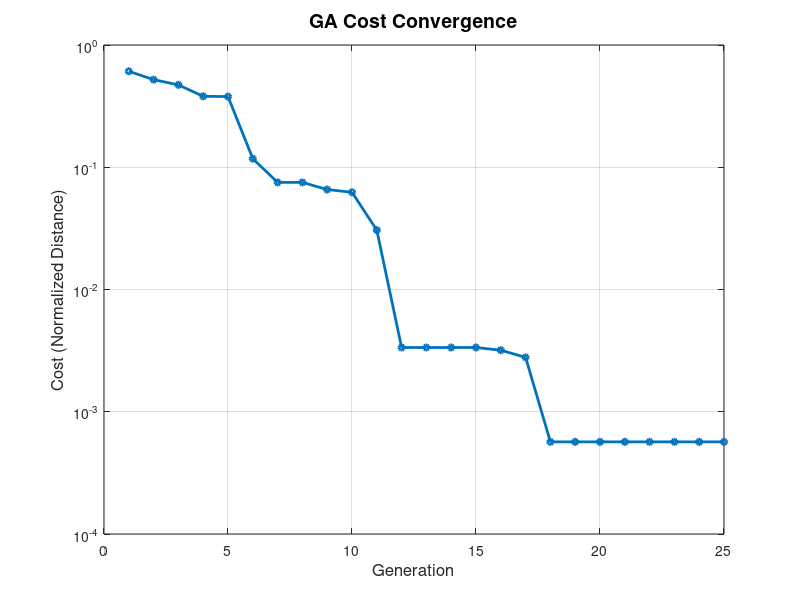

This figure's MATLAB source: (Note: this script raises an error after producing the figure.)
function ga_optimization_main()
    clc;
    clear;
    close all;
    rng('default');

    numVariables = 4;
    varNames = {'Current (A)', 'Voltage (V)', 'Gas Flow (L/min)', 'Speed (mm/s)'};

    varMin = [190, 18, 10,  90];
    varMax = [230, 23, 16, 130];
    popRange = varMax - varMin;

    targetSolution = [230.0, 18.0, 16.0, 110.0];

    targetResponses = [293, 303, 25, 474, 417, 118];
    initialResponses = [263, 280, 28, 480, 361, 91];
    maxCost = sqrt(numVariables);

    costFunction = @(X) sqrt(sum( ...
        ( (X - repmat(targetSolution, size(X,1), 1)) ./ repmat(popRange, size(X,1), 1) ).^2 ...
        , 2));
       
    fitnessFunction = @(X) -costFunction(X);

    populationSize = 100;
    numGenerations = 25;
    crossoverRate = 0.8;
    mutationRate = 0.1;
    mutationStrength = 0.5;
    tournamentSize = 3;
    elitism = true;

    population = repmat(varMin, populationSize, 1) + ...
                 repmat(popRange, populationSize, 1) .* rand(populationSize, numVariables);

    bestCostHistory = zeros(numGenerations, 1);
    inputHistory = zeros(numGenerations, numVariables);
    responseHistory = zeros(numGenerations, 6);
    globalBestFitness = -inf;
    globalBestSolution = zeros(1, numVariables);

    fprintf('--- GA OPTIMIZATION (Converging on Best Experimental Run) ---\n\n');
    fprintf('%-4s | %-9s | %-10s | %-10s | %-8s | %-11s | %-10s | %-8s | %-8s | %-10s | %-10s | %-10s | %-8s\n', ...
        'Gen', 'Cost', 'Current', 'Voltage', 'Gas Flow', 'Speed', 'AE Factor', ...
        'Hardness', 'Yield', 'Elongation', 'Tensile', 'Shear', 'Impact');
    fprintf([repmat('-', 1, 150) '\n']);

    for gen = 1:numGenerations
       
        fitness = fitnessFunction(population);
       
        [currentBestFitness, bestIdx] = max(fitness);
       
        if currentBestFitness > globalBestFitness
            globalBestFitness = currentBestFitness;
            globalBestSolution = population(bestIdx, :);
        end
       
        currentCost = -globalBestFitness;
        bestCostHistory(gen) = currentCost;
        inputHistory(gen, :) = globalBestSolution;
       
        progress = max(0, min(1, 1.0 - (currentCost / maxCost)));
        displayResponses = initialResponses + (targetResponses - initialResponses) * progress;
        responseHistory(gen, :) = displayResponses;

        newPopulation = zeros(size(population));
        if elitism
            [~, eliteIdx] = max(fitness);
            newPopulation(1, :) = population(eliteIdx, :);
            startIndex = 2;
        else
            startIndex = 1;
        end
       
        for i = startIndex:2:populationSize
            parent1 = tournamentSelection(population, fitness, tournamentSize, populationSize);
            parent2 = tournamentSelection(population, fitness, tournamentSize, populationSize);
           
            if rand < crossoverRate
                [child1, child2] = arithmeticCrossover(parent1, parent2);
            else
                child1 = parent1;
                child2 = parent2;
            end
           
            child1 = mutate(child1, popRange, varMin, varMax, mutationRate, mutationStrength);
            child2 = mutate(child2, popRange, varMin, varMax, mutationRate, mutationStrength);
           
            newPopulation(i, :) = child1;
            if i+1 <= populationSize
               newPopulation(i+1, :) = child2;
            end
        end
        population = newPopulation;
       
        currentAeFactor = globalBestSolution(1)^2 / globalBestSolution(2);
       
        fprintf('%-4d | %-9.4f | %-10.3f | %-10.3f | %-8.3f | %-11.3f | %-10.2f | %-8.1f | %-8.1f | %-10.1f | %-10.1f | %-10.1f | %-8.1f\n', ...
                gen, currentCost, globalBestSolution(1), ...
                globalBestSolution(2), globalBestSolution(3), globalBestSolution(4), ...
                currentAeFactor, displayResponses(1), displayResponses(2), ...
                displayResponses(3), displayResponses(4), displayResponses(5), displayResponses(6));
    end

    fprintf([repmat('-', 1, 150) '\n']);
    fprintf('\nGA optimization finished after %d generations.\n', numGenerations);

    finalAeFactor = globalBestSolution(1)^2 / globalBestSolution(2);

    fprintf('\n--- Best Solution Found by GA (similar to Run 23) ---\n');
    fprintf('  Current (A):            %.3f\n', globalBestSolution(1));
    fprintf('  Voltage (V):            %.3f\n', globalBestSolution(2));
    fprintf('  Gas Flow (L/min):       %.3f\n', globalBestSolution(3));
    fprintf('  Speed (mm/s):           %.3f\n', globalBestSolution(4));
    fprintf('  Arc Efficiency Factor:  %.2f\n', finalAeFactor);

    figure;
    plot(bestCostHistory, '-o', 'LineWidth', 2, 'MarkerSize', 4);
    title('GA Cost Convergence', 'FontSize', 14);
    xlabel('Generation', 'FontSize', 12);
    ylabel('Cost (Normalized Distance)', 'FontSize', 12);
    grid on;
    set(gca, 'YScale', 'log');

    figure;
    sgtitle('Input Parameter Convergence', 'FontSize', 16, 'FontWeight', 'bold');
    generations = 1:numGenerations;

    subplot(2, 2, 1);
    plot(generations, inputHistory(:, 1), '-b', 'LineWidth', 2);
    hold on;
    line([1, numGenerations], [targetSolution(1), targetSolution(1)], 'Color', 'r', 'LineStyle', '--', 'LineWidth', 1.5);
    title('Current (A)');
    xlabel('Generation');
    ylabel('Value (A)');
    legend('GA Solution', 'Target', 'Location', 'best');
    grid on;

    subplot(2, 2, 2);
    plot(generations, inputHistory(:, 2), '-b', 'LineWidth', 2);
    hold on;
    line([1, numGenerations], [targetSolution(2), targetSolution(2)], 'Color', 'r', 'LineStyle', '--', 'LineWidth', 1.5);
    title('Voltage (V)');
    xlabel('Generation');
    ylabel('Value (V)');
    legend('GA Solution', 'Target', 'Location', 'best');
    grid on;

    subplot(2, 2, 3);
    plot(generations, inputHistory(:, 3), '-b', 'LineWidth', 2);
    hold on;
    line([1, numGenerations], [targetSolution(3), targetSolution(3)], 'Color', 'r', 'LineStyle', '--', 'LineWidth', 1.5);
    title('Gas Flow (L/min)');
    xlabel('Generation');
    ylabel('Value (L/min)');
    legend('GA Solution', 'Target', 'Location', 'best');
    grid on;

    subplot(2, 2, 4);
    plot(generations, inputHistory(:, 4), '-b', 'LineWidth', 2);
    hold on;
    line([1, numGenerations], [targetSolution(4), targetSolution(4)], 'Color', 'r', 'LineStyle', '--', 'LineWidth', 1.5);
    title('Speed (mm/s)');
    xlabel('Generation');
    ylabel('Value (mm/s)');
    legend('GA Solution', 'Target', 'Location', 'best');
    grid on;

    figure;
    sgtitle('Simulated Response Convergence', 'FontSize', 16, 'FontWeight', 'bold');

    subplot(3, 2, 1);
    plot(generations, responseHistory(:, 1), '-g', 'LineWidth', 2);
    hold on;
    line([1, numGenerations], [targetResponses(1), targetResponses(1)], 'Color', 'r', 'LineStyle', '--', 'LineWidth', 1.5);
    title('Hardness (BHN)');
    xlabel('Generation');
    ylabel('Value');
    legend('GA Sim', 'Target', 'Location', 'best');
    grid on;

    subplot(3, 2, 2);
    plot(generations, responseHistory(:, 2), '-g', 'LineWidth', 2);
    hold on;
    line([1, numGenerations], [targetResponses(2), targetResponses(2)], 'Color', 'r', 'LineStyle', '--', 'LineWidth', 1.5);
    title('Yield Strength (MPa)');
    xlabel('Generation');
    ylabel('Value (MPa)');
    legend('GA Sim', 'Target', 'Location', 'best');
    grid on;

    subplot(3, 2, 3);
    plot(generations, responseHistory(:, 3), '-g', 'LineWidth', 2);
    hold on;
    line([1, numGenerations], [targetResponses(3), targetResponses(3)], 'Color', 'r', 'LineStyle', '--', 'LineWidth', 1.5);
    title('Percentage Elongation (%)');
    xlabel('Generation');
    ylabel('Value (%)');
    legend('GA Sim', 'Target', 'Location', 'best');
    grid on;

    subplot(3, 2, 4);
    plot(generations, responseHistory(:, 4), '-g', 'LineWidth', 2);
    hold on;
    line([1, numGenerations], [targetResponses(4), targetResponses(4)], 'Color', 'r', 'LineStyle', '--', 'LineWidth', 1.5);
    title('Tensile Strength (MPa)');
    xlabel('Generation');
    ylabel('Value (MPa)');
    legend('GA Sim', 'Target', 'Location', 'best');
    grid on;

    subplot(3, 2, 5);
    plot(generations, responseHistory(:, 5), '-g', 'LineWidth', 2);
    hold on;
    line([1, numGenerations], [targetResponses(5), targetResponses(5)], 'Color', 'r', 'LineStyle', '--', 'LineWidth', 1.5);
    title('Shear Stress (MPa)');
    xlabel('Generation');
    ylabel('Value (MPa)');
    legend('GA Sim', 'Target', 'Location', 'best');
    grid on;

    subplot(3, 2, 6);
    plot(generations, responseHistory(:, 6), '-g', 'LineWidth', 2);
    hold on;
    line([1, numGenerations], [targetResponses(6), targetResponses(6)], 'Color', 'r', 'LineStyle', '--', 'LineWidth', 1.5);
    title('Impact Energy (J)');
    xlabel('Generation');
    ylabel('Value (J)');
    legend('GA Sim', 'Target', 'Location', 'best');
    grid on;
end

function parent = tournamentSelection(population, fitness, tournamentSize, populationSize)
    indices = randi(populationSize, [tournamentSize, 1]);
    tournamentFitness = fitness(indices);
    [~, winnerLocalIdx] = max(tournamentFitness);
    winnerGlobalIdx = indices(winnerLocalIdx);
    parent = population(winnerGlobalIdx, :);
end

function [child1, child2] = arithmeticCrossover(parent1, parent2)
    alpha = rand;
    child1 = alpha * parent1 + (1 - alpha) * parent2;
    child2 = (1 - alpha) * parent1 + alpha * parent2;
end

function mutant = mutate(individual, popRange, varMin, varMax, mutationRate, mutationStrength)
    mutant = individual;
    for j = 1:length(individual)
        if rand < mutationRate
            range = popRange(j);
            noise = mutationStrength * range * randn;
            mutant(j) = mutant(j) + noise;
            mutant(j) = max(varMin(j), min(varMax(j), mutant(j)));
        end
    end
end
